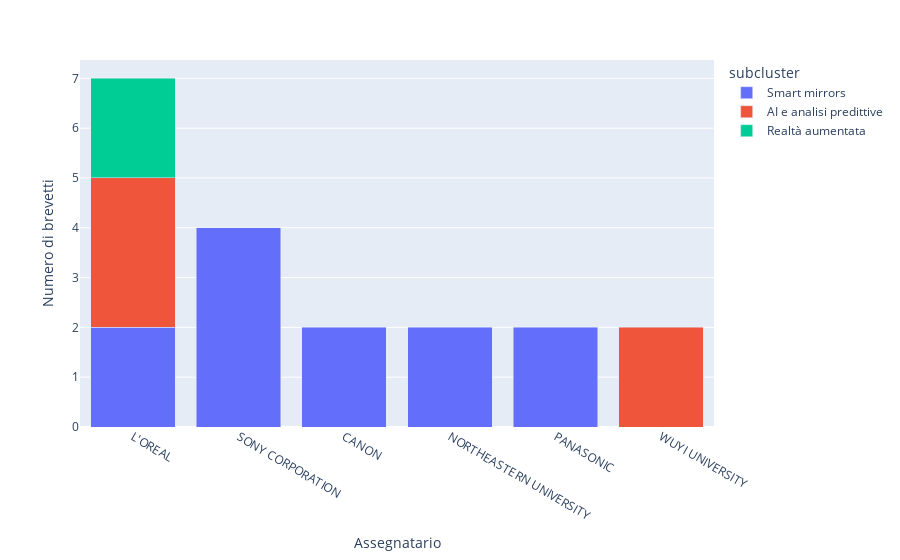

The notebook cell saved with this chart:
### Markdown cell above
# Statistiche per cluster

### Code cell
df_complete["assignee2"] = df_complete.assignee.apply(lambda x: assegnee_remap[x] if x in assegnee_remap else x)

data = df_complete[df_complete.supercluster == "Smart mirror e AI"]\
    .groupby(by=["assignee2", "subcluster"]).count().reset_index()

fig = px.bar(data[data.title > 1], 
             color="subcluster", 
             y="title", 
             x="assignee2",
             labels={
                     "assignee2": "Assegnatario",
                     "supercluster": "Cluster",
                     "title": "Numero di brevetti"
                 },
            )

fig.update_layout(barmode="stack", xaxis={'categoryorder':'total descending'})

fig.show()

### Figure 1 — Plotly figure (JSON) as saved in the notebook; plotly's stock layout.template omitted (floating-point values rounded to 4 significant figures)
{"data": [{"alignmentgroup": "True", "hovertemplate": "subcluster=Smart mirrors<br>Assegnatario=%{x}<br>Numero di brevetti=%{y}<extra></extra>", "legendgroup": "Smart mirrors", "marker": {"color": "#636efa", "pattern": {"shape": ""}}, "name": "Smart mirrors", "offsetgroup": "Smart mirrors", "orientation": "v", "showlegend": true, "textposition": "auto", "type": "bar", "x": ["CANON", "L'OREAL", "NORTHEASTERN UNIVERSITY", "PANASONIC", "SONY CORPORATION"], "xaxis": "x", "y": [2, 2, 2, 2, 4], "yaxis": "y"}, {"alignmentgroup": "True", "hovertemplate": "subcluster=AI e analisi predittive<br>Assegnatario=%{x}<br>Numero di brevetti=%{y}<extra></extra>", "legendgroup": "AI e analisi predittive", "marker": {"color": "#EF553B", "pattern": {"shape": ""}}, "name": "AI e analisi predittive", "offsetgroup": "AI e analisi predittive", "orientation": "v", "showlegend": true, "textposition": "auto", "type": "bar", "x": ["L'OREAL", "WUYI UNIVERSITY"], "xaxis": "x", "y": [3, 2], "yaxis": "y"}, {"alignmentgroup": "True", "hovertemplate": "subcluster=Realtà aumentata<br>Assegnatario=%{x}<br>Numero di brevetti=%{y}<extra></extra>", "legendgroup": "Realtà aumentata", "marker": {"color": "#00cc96", "pattern": {"shape": ""}}, "name": "Realtà aumentata", "offsetgroup": "Realtà aumentata", "orientation": "v", "showlegend": true, "textposition": "auto", "type": "bar", "x": ["L'OREAL"], "xaxis": "x", "y": [2], "yaxis": "y"}], "layout": {"barmode": "stack", "legend": {"title": {"text": "subcluster"}, "tracegroupgap": 0}, "margin": {"t": 60}, "xaxis": {"anchor": "y", "categoryorder": "total descending", "domain": [0, 1], "title": {"text": "Assegnatario"}}, "yaxis": {"anchor": "x", "domain": [0, 1], "title": {"text": "Numero di brevetti"}}}}
